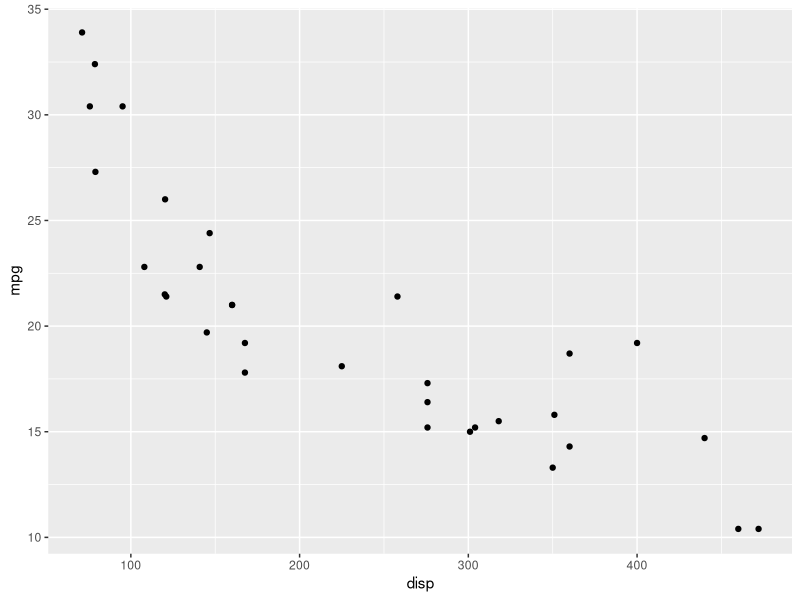
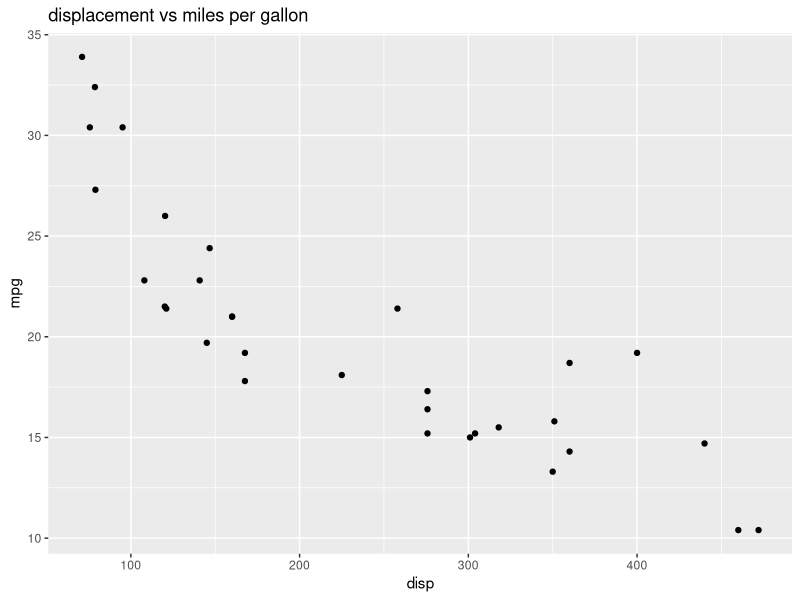
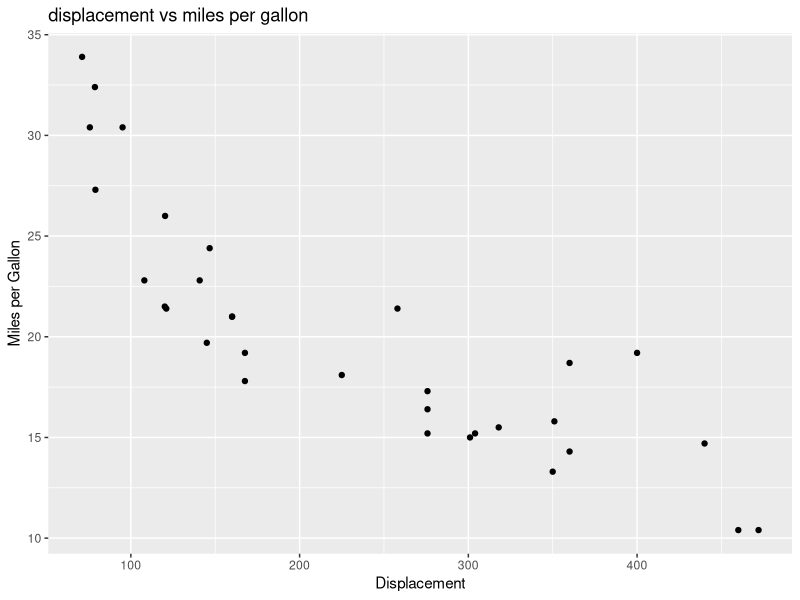
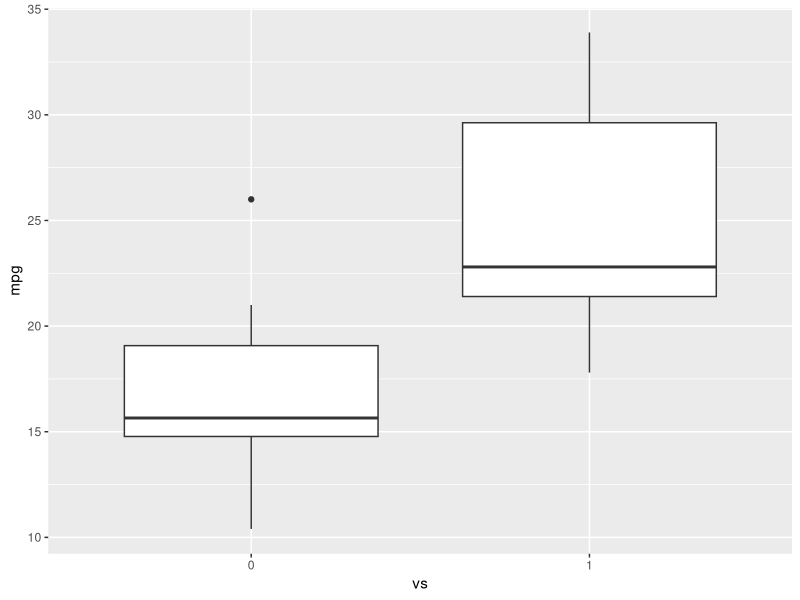
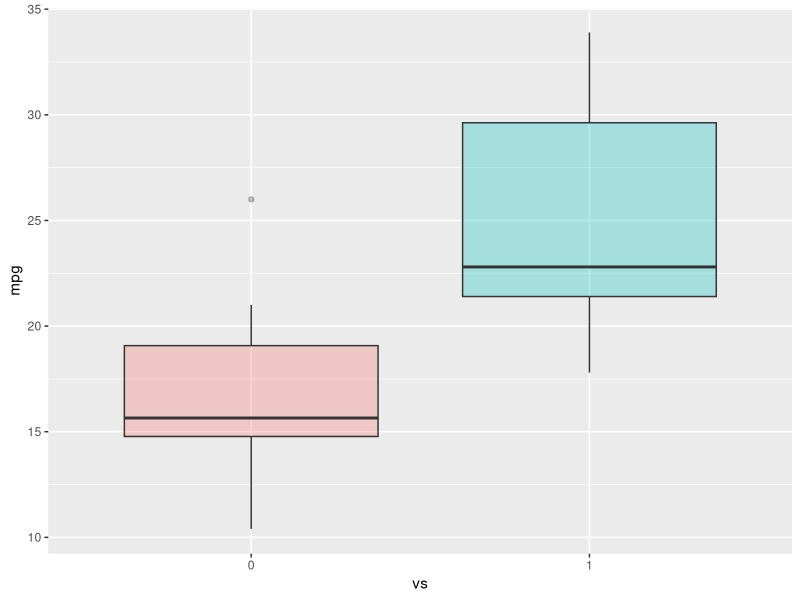
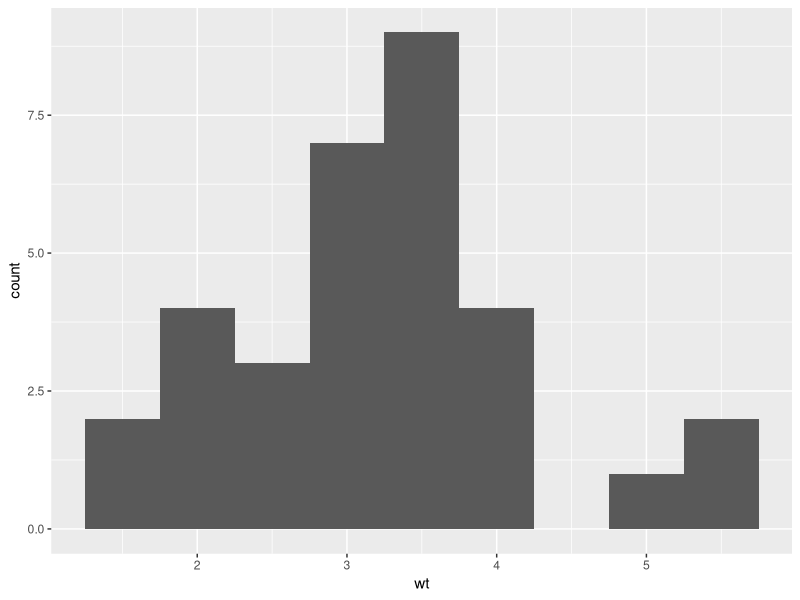
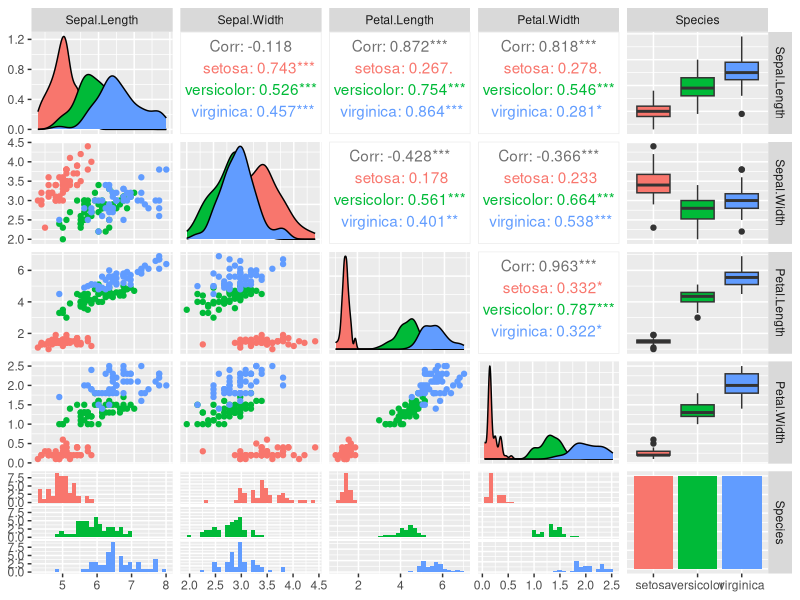

Source code (R) for these figures, in order:
library(datasets)
data("mtcars")
head(mtcars, 5)

library(ggplot2)

ggplot(aes(x=disp,y=mpg,),data=mtcars)+geom_point()


ggplot(aes(x=disp,y=mpg,),data=mtcars)+geom_point()+ggtitle("displacement vs miles per gallon")


ggplot(aes(x=disp,y=mpg,),data=mtcars)+geom_point()+ggtitle("displacement vs miles per gallon") + labs(x = "Displacement", y = "Miles per Gallon")

mtcars$vs <- as.factor(mtcars$vs)

ggplot(aes(x=vs, y=mpg), data = mtcars) + geom_boxplot()

ggplot(aes(x=vs, y=mpg, fill = vs), data = mtcars) + 
  geom_boxplot(alpha=0.3) +
  theme(legend.position="none")

ggplot(aes(x=wt),data=mtcars) + geom_histogram(binwidth=0.5)


# GGally ggpairs compares a data set and is set to color code its graphs by species.
library(datasets)
data("iris")
library(ggplot2)
library(GGally)
ggpairs(iris, mapping=ggplot2::aes(colour = Species))

  